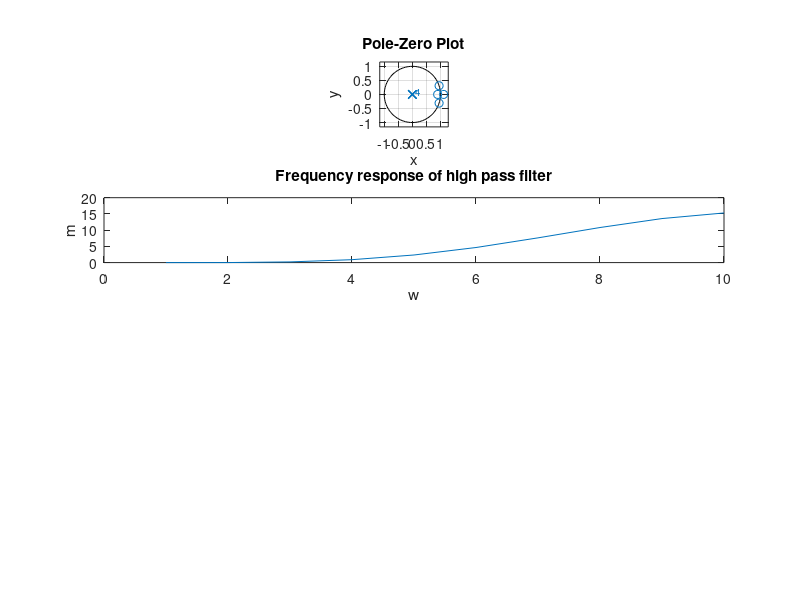

This figure's MATLAB source: (Note: this script raises an error after producing the figure.)
clear all
clc

z = [0.9, (1/0.9), -exp(1i*0.9*pi), -exp(-1i*0.9*pi)];
p = zeros(1,4);

figure
subplot(4,1,1);
zplane(z', p')
xlabel('x');
ylabel('y');
title('Pole-Zero Plot');

[n, d] = zp2tf(z', p', 1);
w = 0.1:0.1*pi:pi;
[H, w] = freqz(n, d, w);
m = abs(H);

subplot(4,1,2);
plot(m)
xlabel('w');
ylabel('m');
title('Frequency response of high pass filter');

load chirp;
L = filter(n, d, y);
% sound(L)

subplot(4,1,3);
plot(y)
xlabel('x');
ylabel('y');
title('Original sound');

subplot(4,1,4);
plot(L)
xlabel('x');
ylabel('y');
title('Filter output');
